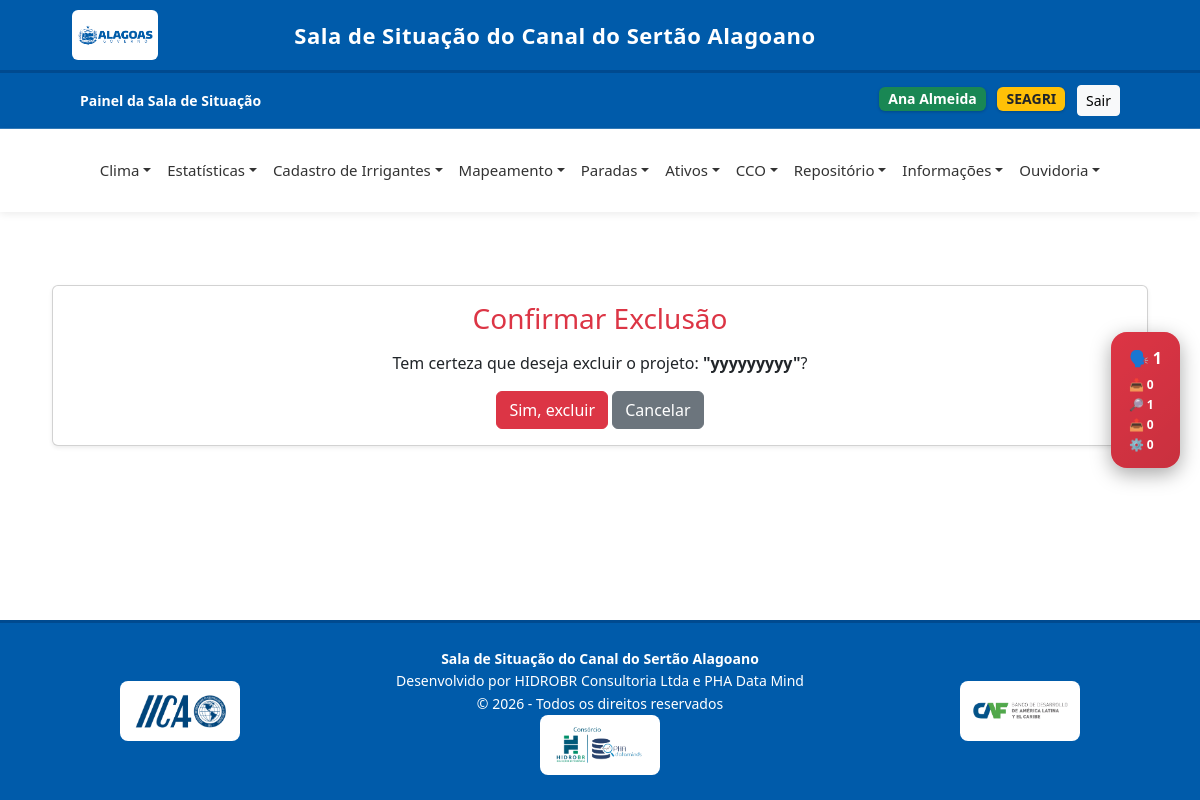
Screenshot of /projetos/2/excluir/ (signed in) with the database file from the repository.
### core/models.py (models this page shows, shortened)
class User(AbstractUser):
    GRUPOS_CHOICES = [
        ('seinfra', 'SEINFRA'),
        ('casal', 'CASAL'),
        ('segov', 'SEGOV'),
        ('seagri', 'SEAGRI'),
        ('arsal', 'ARSAL'),
        ('sefaz', 'SEFAZ'),
        ('iica', 'IICA'),
    ]
    grupo = models.CharField(max_length=50, choices=GRUPOS_CHOICES, blank=True, null=True)
    email = models.EmailField()
    groups = models.ManyToManyField(Group, related_name="+", blank=True)
    user_permissions = models.ManyToManyField(Permission, related_name="+", blank=True)

class Projeto(models.Model):
    NOTA_CHOICES = [(i, i) for i in range(1, 6)]
    nome = models.CharField(max_length=200)
    descricao = models.TextField(blank=True, null=True)
    determinacao_legal = models.IntegerField(choices=NOTA_CHOICES)
    impacto_metas = models.IntegerField(choices=NOTA_CHOICES)
    alinhamento = models.IntegerField(choices=NOTA_CHOICES)
    situacao = models.IntegerField(choices=NOTA_CHOICES)
    dispo_recurso = models.IntegerField(choices=NOTA_CHOICES)
    complexidade = models.IntegerField(choices=NOTA_CHOICES)
    custo = models.IntegerField(choices=NOTA_CHOICES)
    prazo = models.IntegerField(choices=NOTA_CHOICES)
    riscos = models.IntegerField(choices=NOTA_CHOICES)
    tempo_resultado = models.IntegerField(choices=NOTA_CHOICES)
    data_de_cadastro = models.DateTimeField(auto_now_add=True)
    cadastrante = models.ForeignKey(User, on_delete=models.SET_NULL, null=True)
    resultado = models.FloatField(blank=True, null=True)
    class Meta:
        ordering = ['-resultado']

### core/views.py (the view)
# urls.py: path('projetos/<int:projeto_id>/excluir/', views.excluir_projeto, name='excluir_projeto'),
@login_required
def excluir_projeto(request, projeto_id):
    projeto = get_object_or_404(Projeto, id=projeto_id)
    if request.method == 'POST':
        projeto.delete()
        return redirect('lista_projetos')
    return render(request, 'projetos/confirmar_exclusao.html', {
        'objeto': projeto
    })

### templates/projetos/confirmar_exclusao.html (shortened to what this page needs)
{% extends 'base.html' %}
{% block content %}
<div class="container mt-5">
    <div class="card shadow-sm">
        <div class="card-body text-center">
            <h3 class="text-danger">Confirmar Exclusão</h3>
            <p class="mt-3">
                Tem certeza que deseja excluir o projeto:
                <strong>"{{ objeto.nome }}"</strong>?
            </p>
            <form method="post">
                <button type="submit" class="btn btn-danger">
                    Sim, excluir
                </button>
                <a href="{% url 'lista_projetos' %}" class="btn btn-secondary">
                    Cancelar
                </a>
            </form>
        </div>
    </div>
</div>
{% endblock %}

### templates/base.html (shortened to what this page needs)
{% load static %}
<!DOCTYPE html>
<html lang="pt-br">
<head>
    <link rel="stylesheet" href="{% static 'css/base.css' %}">
    <link href="https://cdn.jsdelivr.net/npm/bootstrap@5.3.0/dist/css/bootstrap.min.css" rel="stylesheet">
    <link rel="stylesheet" href="https://unpkg.com/leaflet/dist/leaflet.css"/>
</head>
<body>
<div class="header-institucional">
    <div class="container-fluid d-flex align-items-center justify-content-between">
        <div class="d-flex align-items-center">
            <img src="{% static 'img/governo.png' %}" height="100" class="me-4">
        </div>
        <div class="titulo-sistema text-center">
            <a class="navbar-brand align-items-center" href="{% url 'home' %}">
                Sala de Situação do Canal do Sertão Alagoano
            </a>
        </div>
    </div>
</div>
<div class="navbar-custom d-flex justify-content-between align-items-center">
    <div>
        <a class="navbar-brand align-items-center" href="{% url 'home' %}">
            <span><strong>Painel da Sala de Situação</strong></span>
        </a>
    </div>
    <div>
        {% if user.is_authenticated %}
            <span class="badge bg-success badge-usuario me-2">
                {{ user.get_full_name|default:user.username }}
            </span>
            <span class="badge bg-warning text-dark badge-usuario me-2">
                {{ user.get_grupo_display }}
            </span>
            <form action="{% url 'logout' %}" method="post" style="display:inline;">
                <button type="submit" class="btn btn-light btn-sm">Sair</button>
            </form>
        {% endif %}
    </div>
</div>
{% if user.is_authenticated %}
<nav class="navbar navbar-expand-lg navbar-light">
    <div class="container-fluid">
        <div class="collapse navbar-collapse justify-content-center" id="navbarMenu">
            <ul class="navbar-nav">
                <li class="nav-item dropdown">
                    <a class="nav-link dropdown-toggle" href="#">Clima</a>
                </li>
                <li class="nav-item dropdown">
                    <a class="nav-link dropdown-toggle" href="#">Estatísticas</a>
                </li>
                <li class="nav-item dropdown">
                    <a class="nav-link dropdown-toggle" href="#">Cadastro de Irrigantes</a>
                </li>
                <li class="nav-item dropdown">
                    <a class="nav-link dropdown-toggle" href="#">Mapeamento</a>
                </li>
                <li class="nav-item dropdown">
                    <a class="nav-link dropdown-toggle" href="#">Paradas</a>
                </li>
                <li class="nav-item dropdown">
                    <a class="nav-link dropdown-toggle" href="#">Ativos</a>
                </li>
                <li class="nav-item dropdown">
                    <a class="nav-link dropdown-toggle" href="#">CCO</a>
                </li>
                <li class="nav-item dropdown">
                    <a class="nav-link dropdown-toggle" href="#">Repositório</a>
                </li>
                <li class="nav-item dropdown">
                    <a class="nav-link dropdown-toggle" href="#">Informações</a>
                </li>
                {% if user.grupo == 'seagri' or user.grupo == 'casal' %}
                    <li class="nav-item dropdown">
                        <a class="nav-link dropdown-toggle" href="{% url 'lista_manifestacoes' %}">Ouvidoria</a>
                    </li>
                {% endif %}
            </ul>
        </div>
    </div>
</nav>
{% endif %}
<div class="container-main">
    {% block content %}
    {% endblock %}
</div>
<footer class="footer-institucional">
    <div class="container">
        <div class="row align-items-center">
            <div class="col-md-3 text-center text-md-start mb-3 mb-md-0">
                <div class="logo-box">
                    <img src="{% static 'img/iica.png' %}" alt="IICA">
                </div>
            </div>
            <div class="col-md-6 text-center footer-texto">
                <strong>Sala de Situação do Canal do Sertão Alagoano</strong><br>
                Desenvolvido por HIDROBR Consultoria Ltda e PHA Data Mind<br>
                © {% now "Y" %} - Todos os direitos reservados
                <div class="logo-box">
                    <img src="{% static 'img/hidro-pha.png' %}" alt="Hidro-PHA">
                </div>
            </div>
            <div class="col-md-3 text-center text-md-end">
                <div class="logos-direita">
                    <div class="logo-box">
                        <img src="{% static 'img/caf.png' %}" alt="CAF">
                    </div>
                </div>
            </div>
        </div>
    </div>
</footer>
{% if user.grupo == 'seagri' or user.grupo == 'casal' %}
    {% if total_manifestacoes > 0 %}
        <div id="ouvidoriaBadge" class="ouvidoria-badge">
            <a href="{% url 'lista_manifestacoes' %}">
                <div class="badge-main">🗣️ {{ total_manifestacoes }}</div>
                <div class="badge-sub">
                  <div>📥 {{ recebido }} </div>
                  <div>🔎 {{ em_analise }} </div>
                  <div>📤 {{ encaminhado }} </div>
                  <div>⚙️ {{ em_andamento }} </div>
                </div>
            </a>
        </div>
    {% endif %}
{% endif %}
</body>
</html>

### static/css/base.css (style rules this page uses)
html, body { height: 100%; }
body { margin: 0; font-family: Arial, Helvetica, sans-serif; background-color: #f4f6f9; display: flex; flex-direction: column; min-height: 100vh; }
.container-main { flex: 1; padding: 25px 40px; }
.header-institucional { background-color: #005baa; padding: 10px 60px; color: white; border-bottom: 3px solid #004a8f; }
.header-institucional img { max-height: 50px; background-color: white; padding: 6px 5px; border-radius: 6px; margin-right: 15px; }
.titulo-sistema { font-size: 22px; font-weight: bold; letter-spacing: 0.5px; }
.navbar-custom { background-color: #005baa; color: white; padding: 12px 80px; font-size: 14px; border-bottom: 1px solid rgba(255,255,255,0.2); }
.navbar-custom a { color: white; text-decoration: none; margin-right: 15px; font-weight: 500; }
.badge-usuario { font-size: 14px !important; padding: 8px 12px; border-radius: 6px !important; box-shadow: 0 1px 3px rgba(0,0,0,0.2) !important; }
.navbar { background-color: #ffffff; min-height: 75px; box-shadow: 0 2px 8px rgba(0,0,0,0.08); z-index: 1000; padding-left: 60px; padding-right: 60px; }
.navbar .nav-link { color: #333 !important; font-weight: 500; padding: 22px 12px; font-size: 15px; }
.dropdown-toggle::after { transition: 0.3s; }
.footer-institucional { background-color: #005baa; color: white; padding: 25px 40px; border-top: 3px solid #004a8f; font-size: 14px; margin-top: auto; }
.footer-texto { line-height: 1.6; }
.logo-box { width: 120px; height: 60px; background-color: white; border-radius: 8px; display: flex; align-items: center; justify-content: center; padding: 6px; margin: 0 auto; overflow: hidden; }
.logo-box img { width: auto; height: auto; max-width: 100%; max-height: 100%; display: block; }
.logos-direita { display: flex; gap: 10px; justify-content: center; }
.ouvidoria-badge { position: fixed; top: 50%; right: 20px; transform: translateY(-50%); background: linear-gradient(135deg, #dc3545, #bb2d3b); color: #fff; padding: 14px 18px; border-radius: 16px; font-weight: 600; font-size: 14px; display: flex; flex-direction: column; align-items: center; box-shadow: 0 6px 20px rgba(0,0,0,0.35); z-index: 999999; cursor: pointer; user-select: none; transition: all 0.25s ease; }
.ouvidoria-badge a { color: white; text-decoration: none; display: flex; flex-direction: column; align-items: center; }
.badge-main { font-size: 16px; font-weight: bold; margin-bottom: 6px; }
.badge-sub { font-size: 12px; display: flex; flex-direction: column; align-items: flex-start; gap: 2px; width: 100%; }
.ouvidoria-badge::after { content: ''; position: absolute; width: 100%; height: 100%; border-radius: 16px; background: rgba(220, 53, 69, 0.4); top: 0; left: 0; z-index: -1; animation: pulse 1.8s infinite; }

### rows the page displays
User: get_full_name "Ana Almeida", grupo "SEAGRI"
Projeto: nome "yyyyyyyyy"

### other values shown
{{ total_manifestacoes }} "1"
{{ recebido }} "0"
{{ em_analise }} "1"
{{ encaminhado }} "0"
{{ em_andamento }} "0"
